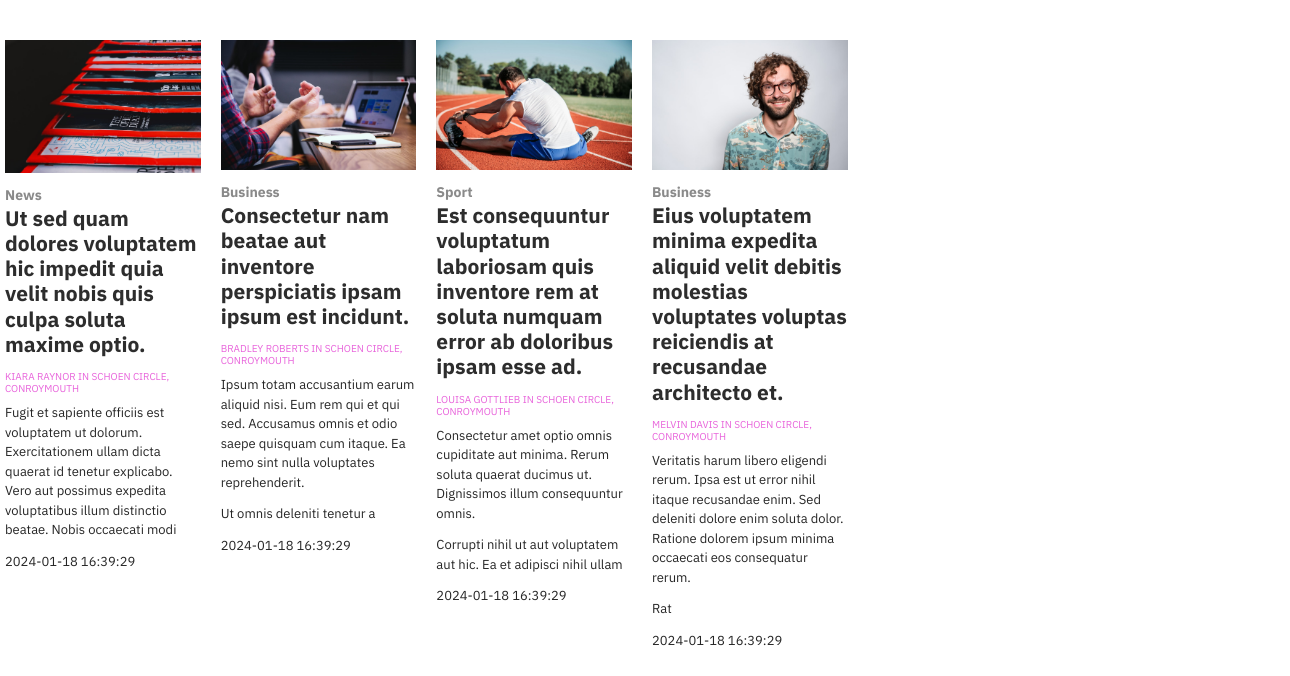
The page / on the database its author committed.
### tables this page shows
CREATE TABLE `stories` (
  `id` int(11) NOT NULL,
  `headline` varchar(255) NOT NULL,
  `article` text NOT NULL,
  `img_url` varchar(255) NOT NULL,
  `author_id` int(11) NOT NULL,
  `category_id` int(11) NOT NULL,
  `location_id` int(11) NOT NULL,
  `created_at` timestamp NOT NULL DEFAULT current_timestamp(),
  `updated_at` timestamp NOT NULL DEFAULT current_timestamp()
);

CREATE TABLE `categories` (
  `id` int(11) NOT NULL,
  `name` varchar(30) NOT NULL
);

CREATE TABLE `authors` (
  `id` int(11) NOT NULL,
  `first_name` varchar(30) NOT NULL,
  `last_name` varchar(30) NOT NULL
);

CREATE TABLE `locations` (
  `id` int(11) NOT NULL,
  `name` varchar(30) NOT NULL
);

### story.php (called while the page is built, shortened)
<?php
require_once 'db.php';
class Story {
    public function __construct($props = null) {
        if ($props != null) {
            $this->headline    = $props["headline"];
            $this->article     = $props["article"];
            $this->img_url     = $props["img_url"];
            if (array_key_exists("updated_at", $props)) {
                $this->updated_at = $props["updated_at"];
            }
        }
    }
    private static function find($sql, $params, $options = NULL) {
        $stories = array();
        try {
            $db = new DB();
            $db->open();
            $conn = $db->getConnection();
            if ($options != NULL && is_array($options)) {
                if (array_key_exists("limit", $options)) {
                    $sql .= " LIMIT :limit";
                    $params["limit"] = $options["limit"];
                    if (array_key_exists("offset", $options)) {
                        $sql .= " OFFSET :offset";
                        $params["offset"] = $options["offset"];
                    }
                }
            }
            $stmt = $conn->prepare($sql);
            $status = $stmt->execute($params);
            if ($stmt->rowCount() !== 0) {
                $row = $stmt->fetch(PDO::FETCH_ASSOC);
                while ($row !== FALSE) {
                    $story = new Story($row);
                    $stories[] = $story;
                    $row = $stmt->fetch(PDO::FETCH_ASSOC);
                }
            }
        }
        finally {
            if ($db !== null && $db->isOpen()) {
                $db->close();
            }
        }
        return $stories;
    }
    public static function findByLocation($id, $options = NULL) {
        $sql = "SELECT * FROM stories WHERE location_id = :location_id";
        $params = [
            ":location_id" => $id
        ];
        $stories = Story::find($sql, $params, $options);
        return $stories;
    }
}
?>

### db.php (called while the page is built, shortened)
<?php
class DB {
    private $server = 'localhost';
    private $database = 'news';
    private $username = 'root';
    private $password = ' ';
    private $conn;
    private $dsn;
    public function __construct() {
        $this->dsn = "mysql:host={$this->server};dbname={$this->database}";
        $this->conn = null;
    }
    public function open() {
        if ($this->conn === null) {
            $this->conn = new PDO($this->dsn, $this->username,$this->password);
            $this->conn->setAttribute(PDO::ATTR_ERRMODE, PDO::ERRMODE_EXCEPTION);
            $this->conn->setAttribute( PDO::ATTR_EMULATE_PREPARES, false );
        }
    }
    public function isOpen() {
        return $this->conn !== null;
    }
    public function close() {
        $this->conn = null;
    }
}
?>

### category.php (called while the page is built, shortened)
<?php
require_once 'db.php';
class Category {
    public function __construct($props = null) {
        if ($props != null) {
            $this->name = $props["name"];
        }
    }
    public static function findById($id) {
        $category = null;
        try {
            $db = new DB();
            $db->open();
            $conn = $db->getConnection();
            $sql = "SELECT * FROM categories WHERE id = :id";
            $params = [
                ":id" => $id
            ];
            $stmt = $conn->prepare($sql);
            $status = $stmt->execute($params);
            if ($stmt->rowCount() !== 0) {
                $row = $stmt->fetch(PDO::FETCH_ASSOC);
                $category = new Category($row);
            }
        }
        finally {
            if ($db !== null && $db->isOpen()) {
                $db->close();
            }
        }
        return $category;
    }
}
?>

### author.php (called while the page is built, shortened)
<?php
require_once 'db.php';
class Author {
    public function __construct($props = null) {
        if ($props != null) {
            $this->first_name = $props["first_name"];
            $this->last_name  = $props["last_name"];
        }
    }
    public static function findById($id) {
        $author = null;
        try {
            $db = new DB();
            $db->open();
            $conn = $db->getConnection();
            $sql = "SELECT * FROM authors WHERE id = :id";
            $params = [
                ":id" => $id
            ];
            $stmt = $conn->prepare($sql);
            $status = $stmt->execute($params);
            if ($stmt->rowCount() !== 0) {
                $row = $stmt->fetch(PDO::FETCH_ASSOC);
                $author = new Author($row);
            }
        }
        finally {
            if ($db !== null && $db->isOpen()) {
                $db->close();
            }
        }
        return $author;
    }
}
?>

### location.php (called while the page is built, shortened)
<?php
require_once 'db.php';
class Location {
    public function __construct($props = null) {
        if ($props != null) {
            $this->name = $props["name"];
        }
    }
    public static function findById($id) {
        $location = null;
        try {
            $db = new DB();
            $db->open();
            $conn = $db->getConnection();
            $sql = "SELECT * FROM locations WHERE id = :id";
            $params = [
                ":id" => $id
            ];
            $stmt = $conn->prepare($sql);
            $status = $stmt->execute($params);
            if ($stmt->rowCount() !== 0) {
                $row = $stmt->fetch(PDO::FETCH_ASSOC);
                $location = new Location($row);
            }
        }
        finally {
            if ($db !== null && $db->isOpen()) {
                $db->close();
            }
        }
        return $location;
    }
}
?>

### index.php (the view, shortened to what this page needs)
<?php
require_once "./author.php";
require_once "./category.php";
require_once "./location.php";
require_once "./story.php";
$locationId = 8;
$stories = Story::findByLocation($locationId, $options = array('limit' => 4, 'offset' => 0));
?>
<html>
    <head>
        <link rel="stylesheet" href="css/all.min.css" />
        <link rel="stylesheet" href="css/reset.css" />
        <link rel="stylesheet" href="css/grid.css" />
        <link rel="stylesheet" href="css/style.css" />
    </head>
    <body>
    <div class="container">
        <div class="width-8 topSection">
    <?php foreach ($stories as $s) { ?>
        <div class="mediumStory">
        <img src="<?= $s->img_url ?>" />
        <h3><?= Category::findById($s->category_id)->name ?></h3>
        <h1><?= $s->headline ?></h1>
        <h4><?= Author::findById($s->author_id)->first_name . " " . Author::findById($s->author_id)->last_name . " in " .
        Location::findById($s->location_id)->name ?></h4>
           <div class="article"><?= substr($s->article,0,200) ?>
           <p><?= $s->updated_at ?></p>
        </div>
        </div>
    <?php } ?>
    </div>
    </div>
    </body>
</html>

### css/grid.css (style rules this page uses)
.container { padding-top: 40px; padding-bottom: 40px; width: 1280px; margin: auto; display: grid; grid-template-columns: repeat(12, 1fr); grid-column-gap: 2em; grid-row-gap: 1em; grid-row: auto; }
.width-8 { grid-column: span 8; }

### css/style.css (style rules this page uses)
body { font-family: "IBM Plex Sans", sans-serif; font-size: 16px; font-weight: 400; line-height: 1.5em; background-color: white; }
p { font-size: 16px; line-height: 22px; color: #262626; font-weight: 400; margin-bottom: 20px; }
h1 { color: #440063; font-size: 40px; font-weight: 700; line-height: 48px; }
h3 { font-size: 23px; font-weight: 700; line-height: 38px; }
.mediumStory { flex: 1; flex-direction: row; }
.mediumStory img { max-height: 133px; width: -webkit-fill-available; object-fit: cover; }
.mediumStory h1 { font-size: 21px; color: #2d2d2d; line-height: 1.2em; margin-bottom: 14px; }
.mediumStory h3 { font-size: 14px; color: #8a8a8a; line-height: 1.2em; margin-top: 14px; margin-bottom: 2px; }
.mediumStory h4 { font-size: 10px; font-weight: 400; color: #e864db; line-height: 1.2em; margin-bottom: 8px; text-transform: uppercase; }
.mediumStory .article p { font-size: 13px; line-height: 1.5em; margin-bottom: 12px; }
.topSection { display: flex; gap: 20px; }

### rows shown on the page
stories: img_url (picture), category.name "News", headline "Ut sed quam dolores voluptatem hic impedit quia velit nobis quis culpa soluta maxime optio.", author.first_name "KIARA", author.last_name "RAYNOR", location.name "SCHOEN CIRCLE, CONROYMOUTH", article "Fugit et sapiente officiis est voluptatem ut dolorum. Exercitationem ullam dicta quaerat id tenetur explicabo. Vero aut possimus expedita voluptatibus illum distinctio beatae. Nobis occaecati modi", updated_at "2024-01-18 16:39:29"
stories: img_url (picture), category.name "Business", headline "Consectetur nam beatae aut inventore perspiciatis ipsam ipsum est incidunt.", author.first_name "BRADLEY", author.last_name "ROBERTS", location.name "SCHOEN CIRCLE, CONROYMOUTH", article "Ipsum totam accusantium earum aliquid nisi. Eum rem qui et qui sed. Accusamus omnis et odio saepe quisquam cum itaque. Ea nemo sint nulla voluptates reprehenderit. Ut omnis deleniti tenetur a", updated_at "2024-01-18 16:39:29"
stories: img_url (picture), category.name "Sport", headline "Est consequuntur voluptatum laboriosam quis inventore rem at soluta numquam error ab doloribus ipsam esse ad.", author.first_name "LOUISA", author.last_name "GOTTLIEB", location.name "SCHOEN CIRCLE, CONROYMOUTH", article "Consectetur amet optio omnis cupiditate aut minima. Rerum soluta quaerat ducimus ut. Dignissimos illum consequuntur omnis. Corrupti nihil ut aut voluptatem aut hic. Ea et adipisci nihil ullam", updated_at "2024-01-18 16:39:29"
stories: img_url (picture), category.name "Business", headline "Eius voluptatem minima expedita aliquid velit debitis molestias voluptates voluptas reiciendis at recusandae architecto et.", author.first_name "MELVIN", author.last_name "DAVIS", location.name "SCHOEN CIRCLE, CONROYMOUTH", article "Veritatis harum libero eligendi rerum. Ipsa est ut error nihil itaque recusandae enim. Sed deleniti dolore enim soluta dolor. Ratione dolorem ipsum minima occaecati eos consequatur rerum. Rat", updated_at "2024-01-18 16:39:29"
